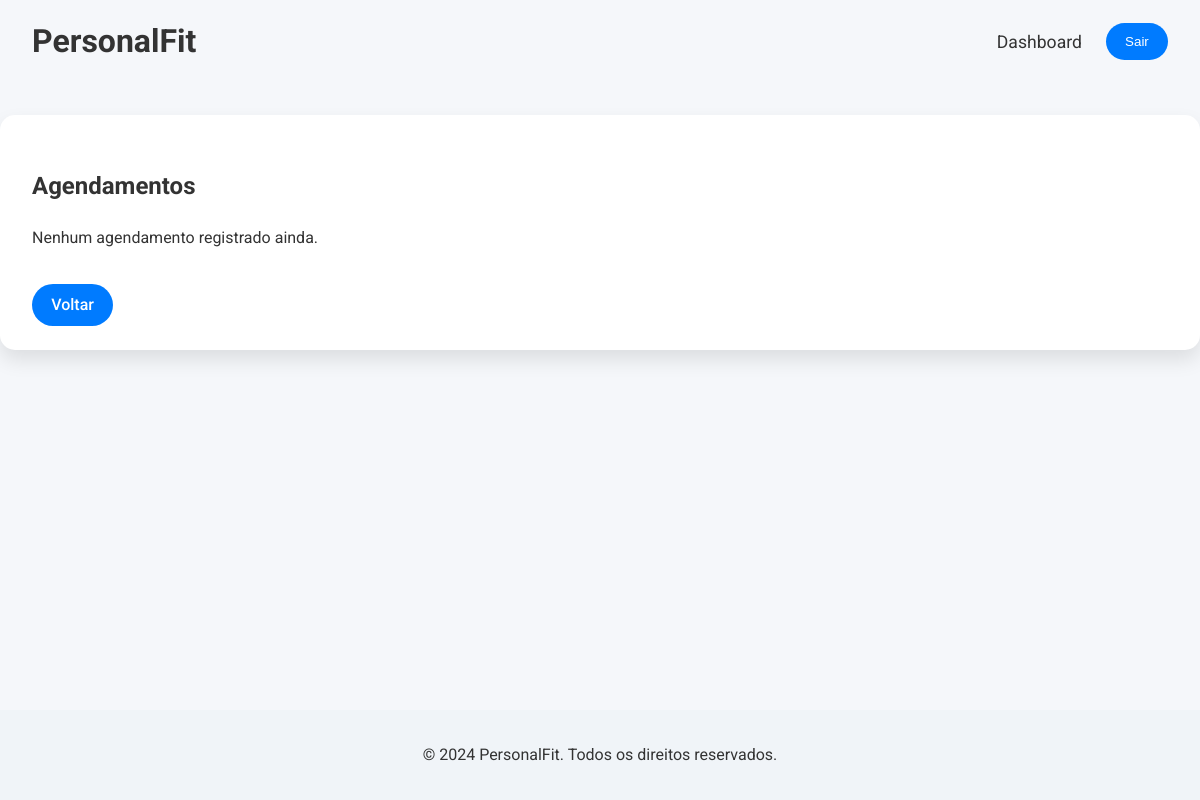
Before: /teacher-dashboard/appointments/ (signed in) with the older database file.
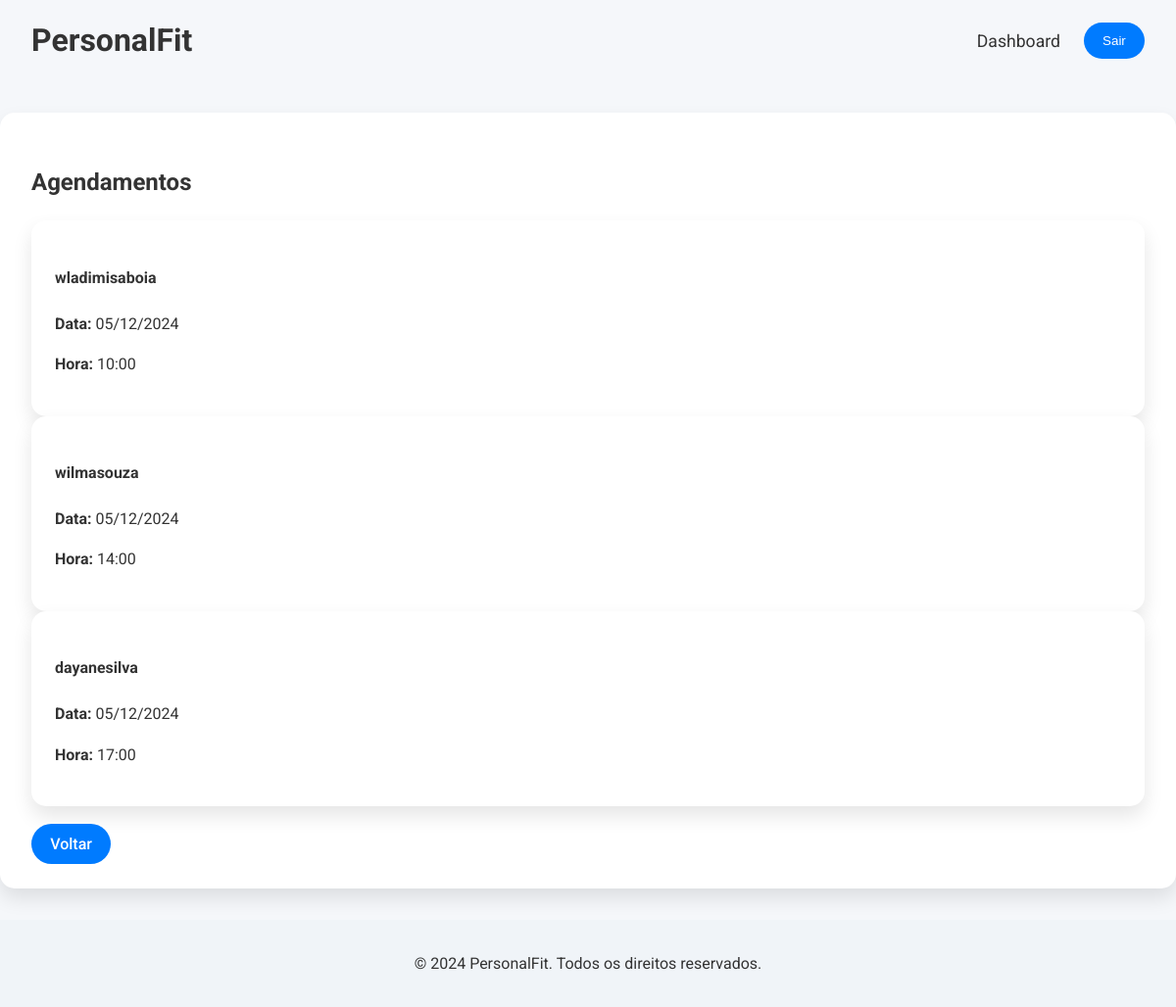
After: the same page with the newer database file.
### pe_evaluation/models.py (models this page shows, shortened)
class Appointment(models.Model):
    student = models.ForeignKey(Student, on_delete=models.CASCADE, related_name='appointments')
    date = models.DateField()
    time = models.TimeField()
    created_at = models.DateTimeField(auto_now_add=True)

class Student(models.Model):
    user = models.OneToOneField(User, on_delete=models.CASCADE)
    age = models.IntegerField(null=True, blank=True)
    height = models.FloatField(null=True, blank=True)
    weight = models.FloatField(null=True, blank=True)
    goal = models.CharField(max_length=50, choices=[
        ('Condicionamento Físico', 'Condicionamento Físico'),
        ('Emagrecimento', 'Emagrecimento'),
        ('Ganho de Massa Muscular', 'Ganho de Massa Muscular'),
    ], null=True, blank=True)

### pe_evaluation/views.py (the view)
# urls.py: path('teacher-dashboard/appointments/', views.teacher_appointments, name='teacher_appointments'),
@login_required
@user_passes_test(is_teacher)
def teacher_appointments(request):
    appointments = Appointment.objects.all().order_by('date', 'time')
    return render(request, 'teacher_appointments.html', {'appointments': appointments})

### pe_evaluation/views.py (called while the page is built)
def is_teacher(user):
    return user.is_authenticated and (user.is_staff or user.is_superuser)

### pe_evaluation/templates/teacher_appointments.html (shortened to what this page needs)
{% extends 'base.html' %}
{% load static %}
{% load l10n %}
{% block content %}
<section class="section-modern">
    <div class="dashboard-container">
        <h2>Agendamentos</h2>
        <div class="appointments-list">
            {% if appointments %}
                <div class="appointment-cards">
                    {% for appointment in appointments %}
                        <div class="appointment-card">
                            <h4>{{ appointment.student.user.username }}</h4>
                            <p><strong>Data:</strong> {{ appointment.date|date:"d/m/Y" }}</p>
                            <p><strong>Hora:</strong> {{ appointment.time|time:"H:i" }}</p>
                        </div>
                    {% endfor %}
                </div>
            {% else %}
                <p>Nenhum agendamento registrado ainda.</p>
            {% endif %}
        </div>
        <br>
        <a href="{% url 'teacher_dashboard' %}" class="btn back-button">Voltar</a>
    </div>
</section>
{% endblock %}

Changed rows visible on the page:
added Appointment: student.user.username "wladimisaboia", date "05/12/2024", time "10:00"
added Appointment: student.user.username "wilmasouza", date "05/12/2024", time "14:00"
added Appointment: student.user.username "dayanesilva", date "05/12/2024", time "17:00"
Other visible differences:
text no longer shown: "Nenhum agendamento registrado ainda."
